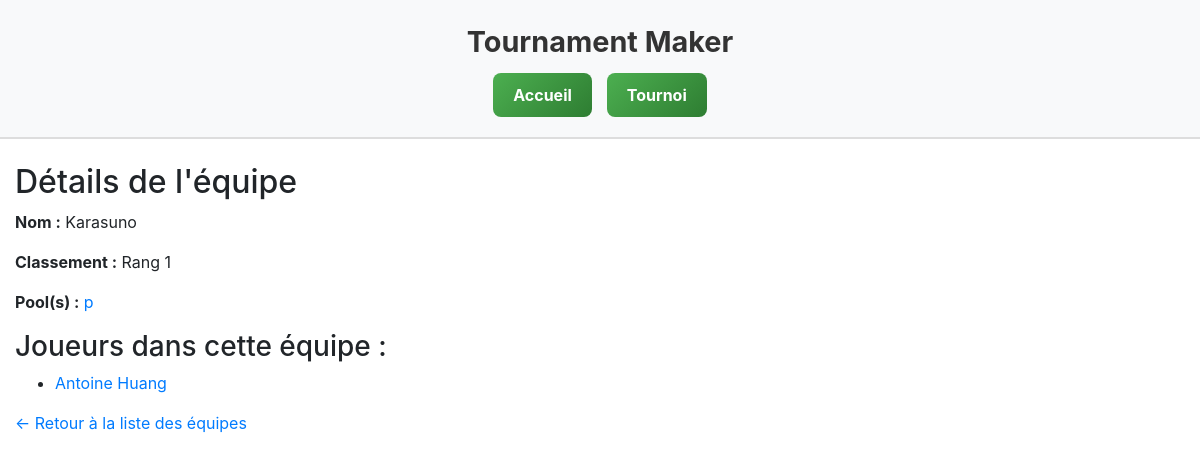
Before: /TournamentMaker/teams/1/ with the older database file.
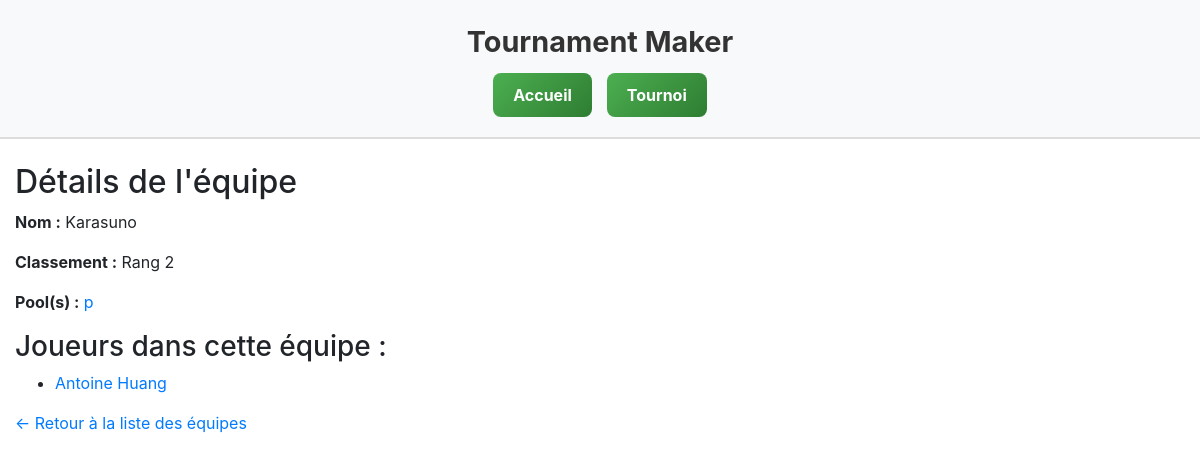
After: the same page with the newer database file.
### TournamentMaker/models.py (models this page shows, shortened)
class Ranking(models.Model):
    team = models.OneToOneField(Team, on_delete=models.CASCADE)
    rank = models.PositiveIntegerField()

### TournamentMaker/views.py (the view)
# urls.py: path('teams/<int:pk>/', views.team_detail, name='team_detail'),
def team_detail(request, pk):
    team = get_object_or_404(Team, pk=pk)
    ranking = Ranking.objects.filter(team=team).first()  # Pas .ranking, mais .filter()
    return render(request, 'teams_detail.html', {
        'team': team,
        'ranking': ranking  # clé correcte ici
    })

### TournamentMaker/templates/teams_detail.html
{% extends "base_generic.html" %}
{% block content %}
  <h2>Détails de l'équipe</h2>
  <p><strong>Nom :</strong> {{ team.name }}</p>
  <p><strong>Classement :</strong>
    {% if ranking %}
      Rang {{ ranking.rank }}
    {% else %}
      Non classée
    {% endif %}
  </p>
  <p><strong>Pool(s) :</strong>
    {% if team.pools.all %}
      {% for pool in team.pools.all %}
        <a href="{% url 'pool_detail' pool.id %}">{{ pool.name }}</a>{% if not forloop.last %}, {% endif %}
      {% endfor %}
    {% else %}
      Aucune pool assignée.
    {% endif %}
  </p>
  <h3>Joueurs dans cette équipe :</h3>
  <ul>
    {% for player in team.players.all %}
      <li><a href="{% url 'player_detail' player.id %}">{{ player.first_name }} {{ player.last_name }}</a></li>
    {% empty %}
      <li>Aucun joueur dans cette équipe.</li>
    {% endfor %}
  </ul>
  <p><a href="{% url 'teams' %}">← Retour à la liste des équipes</a></p>
{% endblock %}

Changed rows visible on the page:
removed Ranking: rank "1"
added Ranking: rank "2"
